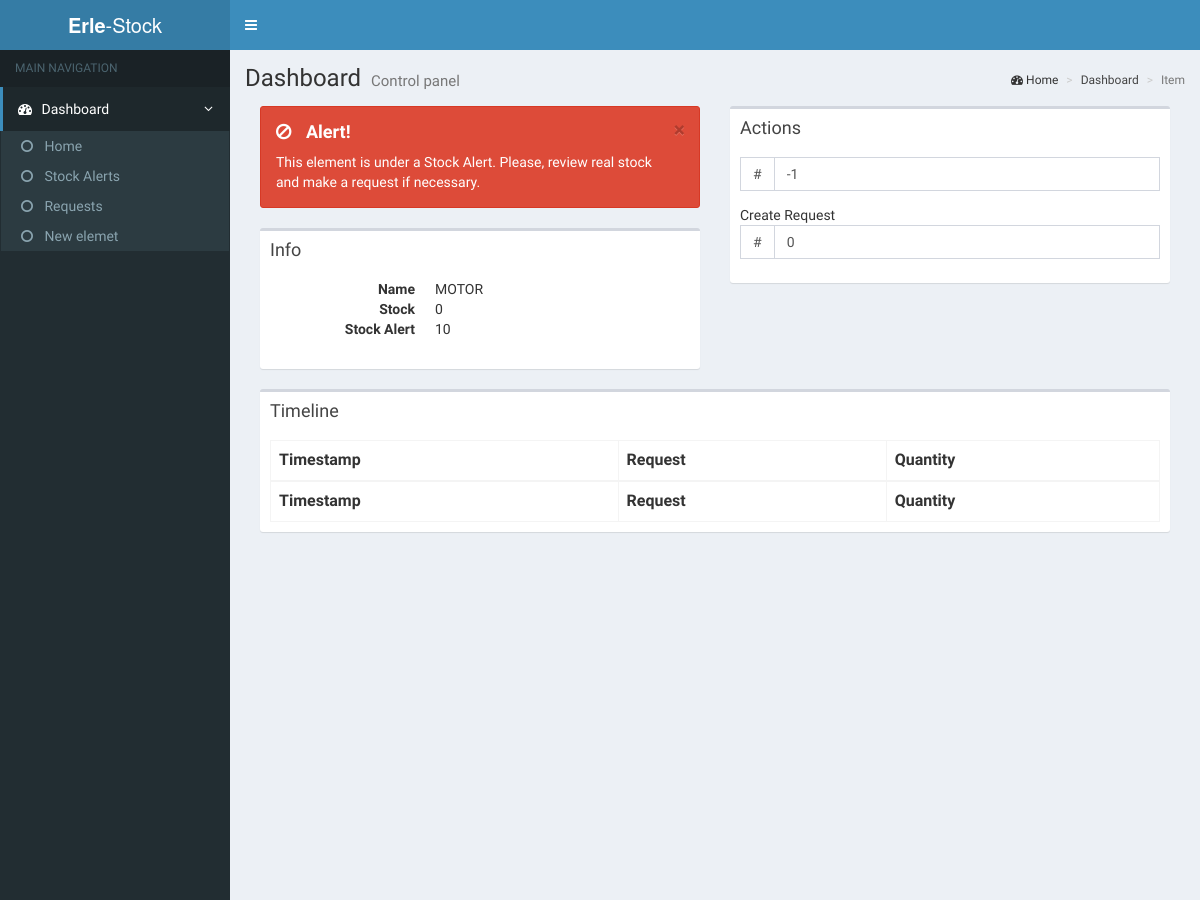
Page /item.php?id=0003 (upper part) on the earlier database version.
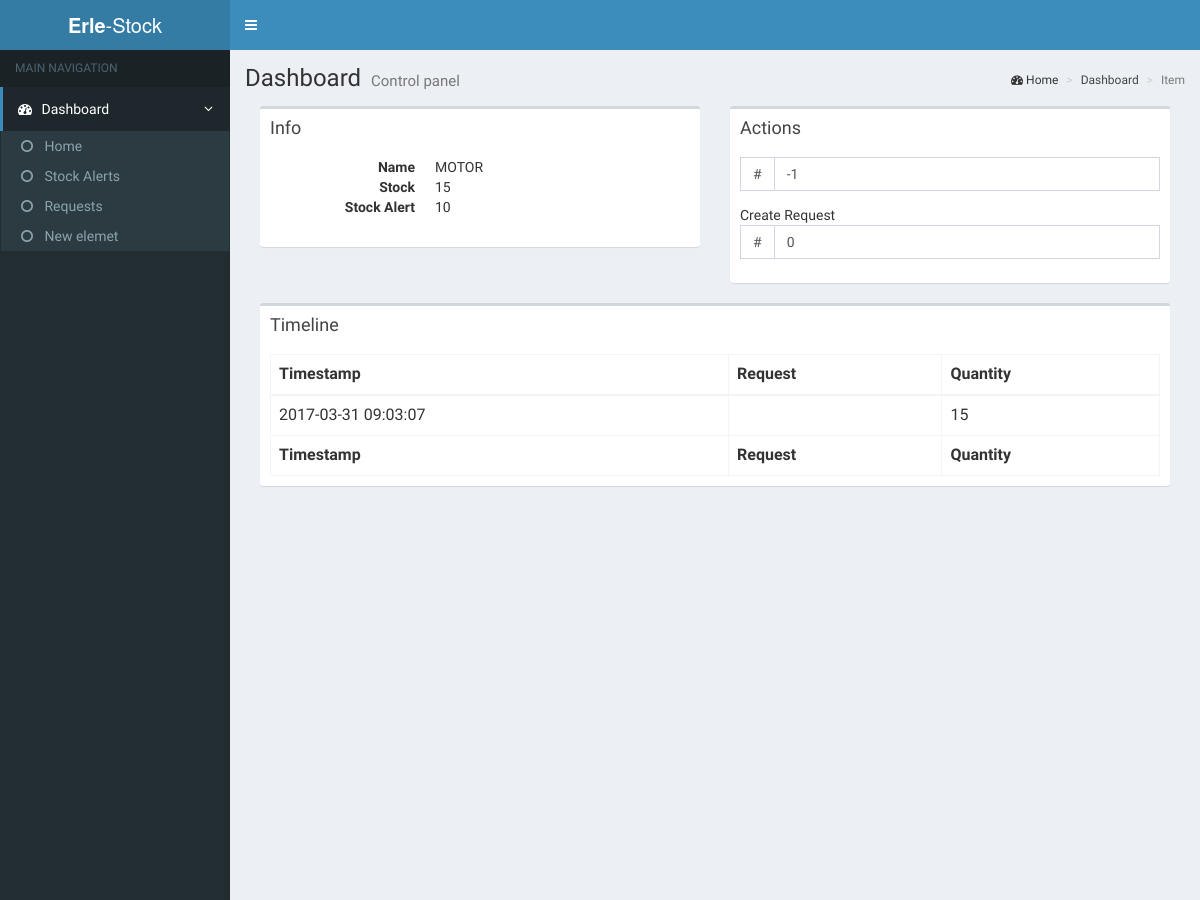
Same page on the later database version.
### tables this page shows
CREATE TABLE `item` (
  `id` int(11) NOT NULL,
  `name` varchar(200) NOT NULL,
  `barcode` int(12) DEFAULT NULL,
  `stock` int(11) NOT NULL,
  `alerta` int(11) NOT NULL DEFAULT '10'
);

CREATE TABLE `movement` (
  `id` int(11) NOT NULL,
  `idItem` int(11) NOT NULL,
  `quantity` int(11) NOT NULL,
  `idRequest` int(11) DEFAULT NULL,
  `timestamp` timestamp NOT NULL DEFAULT CURRENT_TIMESTAMP
);

### item.php (the view, shortened to what this page needs)
<?php include('includes/alt.php');
include('includes/conectar.php');
  $sql = "SELECT `id`, `name`, `barcode`, `stock`, `alerta` FROM `item` WHERE `id` = ".$_GET['id']." LIMIT 1";
  $quer=mysqli_query($con,$sql);
  $resul = mysqli_fetch_assoc($quer);
    $productoName=$resul['name'];
    $productoStock=$resul['stock'];
    $productoAlert=$resul['alerta'];
  $sql = "SELECT `quantity`, `idRequest`, `timestamp` FROM `movement` WHERE `idItem` = ".$_GET['id']." ORDER BY timestamp ASC";
  $querStock=mysqli_query($con,$sql);
?>
  <div class="content-wrapper">
    <section class="content-header">
      <h1>
        Dashboard
        <small>Control panel</small>
      </h1>
      <ol class="breadcrumb">
        <li><i class="fa fa-dashboard"></i> Home</li>
        <li><a href=".">Dashboard</a></li>
        <li class="active">Item</li>
      </ol>
    </section>
    <section class="content">
	<div class="col-md-6">
    <?php if($productoStock < $productoAlert){ ?>
    <div class="alert alert-danger alert-dismissible">
      <button type="button" class="close" data-dismiss="alert" aria-hidden="true">×</button>
      <h4><i class="icon fa fa-ban"></i> Alert!</h4>
      This element is under a Stock Alert. Please, review real stock and make a request if necessary.
    </div>
    <?php } ?>
		<div class="box color-palette-box">
			<div class="box-header">
				<h3 class="box-title">Info</h3>
			</div>
			<div class="row">
        <div class="box-body">
  				<dl class="dl-horizontal">
              <dt>Name</dt>
              <dd><?php echo $productoName;?></dd>
              <dt>Stock</dt>
              <dd><?php echo $productoStock;?></dd>
              <dt>Stock Alert</dt>
              <dd><?php echo $productoAlert;?></dd>
          </dl>
        </div>
			</div>
		</div>
	</div>
  <div class="col-md-6">
    <div class="box color-palette-box">
      <div class="box-header">
        <h3 class="box-title">Actions</h3>
      </div>
      <div class="row">
        <div class="box-body">
          <div class="col-sm-12">
            <form action="item.php?id=<?php echo $_GET['id'];?>" method="POST">
              <div class="input-group">
                <span class="input-group-addon">#</span>
                <input type="number" class="form-control" value=-1 name="stock" autofocus>
              </div>
          </form>
          </div>
          <div class="col-sm-12">
            Create Request
            <form action="request.php?create=true&amp;itemId=<?php echo $_GET['id'];?>" method="POST">
              <div class="input-group">
                <span class="input-group-addon">#</span>
                <input type="number" class="form-control" value=0 name="qt">
              </div>
          </form>
          </div>
        </div>
      </div>
    </div>
  </div>
	<div class="col-md-12">
		<div class="box color-palette-box">
			<div class="box-header">
				<h3 class="box-title">Timeline</h3>
			</div>
              <div class="box-body">
                <table id="example2" class="table table-bordered table-hover">
                  <thead>
                  <tr>
                    <th>Timestamp</th>
                    <th>Request</th>
                    <th>Quantity</th>
                  </tr>
                  </thead>
                  <tbody>
                    <?php   while ($resulStock = mysqli_fetch_assoc($querStock)) {?>
                        <tr>
                          <td><?php echo $resulStock['timestamp']; ?></td>
                          <td><?php echo $resulStock['idRequest']; ?></td>
                          <td><?php echo $resulStock['quantity']; ?></td>
                        </tr>
                    <?php  }; ?>
                  </tbody>
                  <tfoot>
                  <tr>
                    <th>Timestamp</th>
                    <th>Request</th>
                    <th>Quantity</th>
                  </tr>
                  </tfoot>
                </table>
              </div>
            </div>
	</div>
	</section>
  </div>
<?php include('includes/bottom.php');?>

Differences in the rows shown:
changed item "MOTOR": stock "0" → "15"
added movement: timestamp "2017-03-31 09:03:07", quantity "15"
Other differences:
text no longer shown: "× Alert! This element is under a Stock Alert. Please, review real stock and make a request if necessary."
